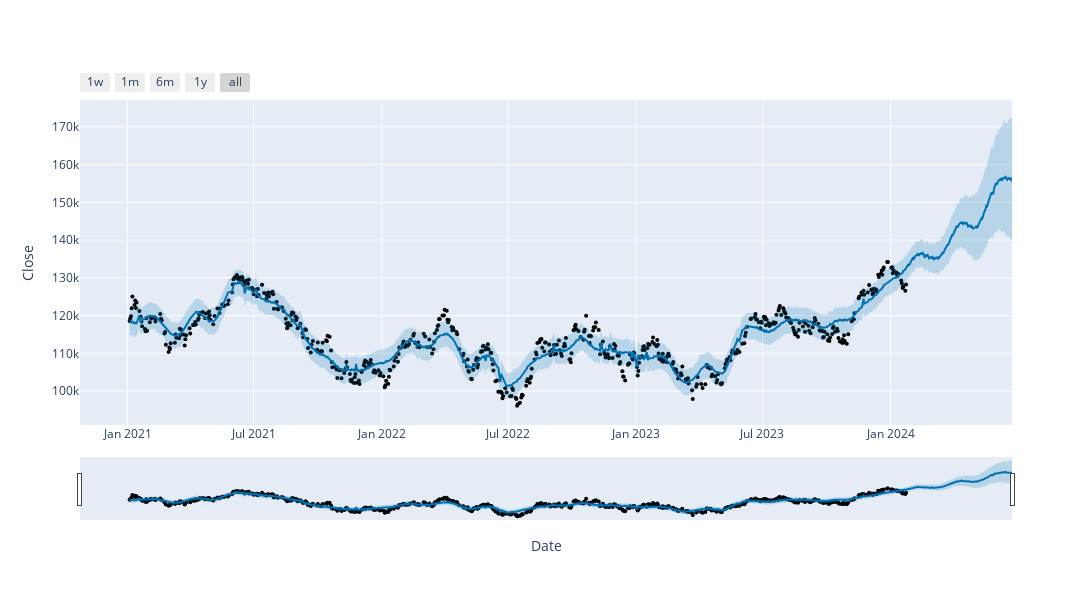

Source (notebook cell):
### Code cell
plot_plotly(m, forecast, xlabel='Date', ylabel='Close', figsize=(1200, 600))

### Figure 1 — Plotly figure (JSON) as saved in the notebook; plotly's stock layout.template omitted (floating-point values rounded to 4 significant figures; data arrays with more than 128 entries replaced by an {"elided": "..."} marker saying what was removed)
{"data": [{"marker": {"color": "black", "size": 4}, "mode": "markers", "name": "Actual", "type": "scatter", "x": {"elided": "610 str values"}, "y": {"elided": "610 int values"}}, {"hoverinfo": "skip", "line": {"width": 0}, "mode": "lines", "type": "scatter", "x": {"elided": "762 str values"}, "y": {"elided": "762 float values"}}, {"fill": "tonexty", "fillcolor": "rgba(0, 114, 178, 0.2)", "line": {"color": "#0072B2", "width": 2}, "mode": "lines", "name": "Predicted", "type": "scatter", "x": {"elided": "762 str values"}, "y": {"elided": "762 float values"}}, {"fill": "tonexty", "fillcolor": "rgba(0, 114, 178, 0.2)", "hoverinfo": "skip", "line": {"width": 0}, "mode": "lines", "type": "scatter", "x": {"elided": "762 str values"}, "y": {"elided": "762 float values"}}], "layout": {"height": 600, "showlegend": false, "width": 1200, "xaxis": {"rangeselector": {"buttons": [{"count": 7, "label": "1w", "step": "day", "stepmode": "backward"}, {"count": 1, "label": "1m", "step": "month", "stepmode": "backward"}, {"count": 6, "label": "6m", "step": "month", "stepmode": "backward"}, {"count": 1, "label": "1y", "step": "year", "stepmode": "backward"}, {"step": "all"}]}, "rangeslider": {"visible": true}, "title": {"text": "Date"}, "type": "date"}, "yaxis": {"title": {"text": "Close"}}}}
